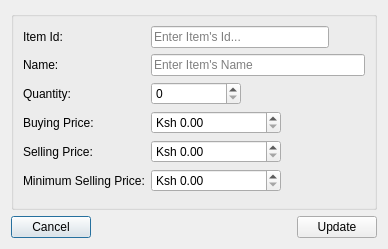
<?xml version="1.0" encoding="UTF-8"?>
<ui version="4.0">
 <class>dlgEdit</class>
 <widget class="QDialog" name="dlgEdit">
  <property name="geometry">
   <rect>
    <x>0</x>
    <y>0</y>
    <width>388</width>
    <height>226</height>
   </rect>
  </property>
  <property name="windowTitle">
   <string>Edit Item</string>
  </property>
  <layout class="QVBoxLayout" name="verticalLayout">
   <item>
    <widget class="QGroupBox" name="formGroupBox">
     <property name="title">
      <string/>
     </property>
     <layout class="QFormLayout" name="formLayout">
      <item row="0" column="0">
       <widget class="QLabel" name="label">
        <property name="text">
         <string>Item Id:</string>
        </property>
       </widget>
      </item>
      <item row="0" column="1">
       <widget class="QLineEdit" name="txtId">
        <property name="maximumSize">
         <size>
          <width>178</width>
          <height>16777215</height>
         </size>
        </property>
        <property name="placeholderText">
         <string>Enter Item's Id...</string>
        </property>
       </widget>
      </item>
      <item row="1" column="0">
       <widget class="QLabel" name="label_2">
        <property name="text">
         <string>Name:</string>
        </property>
       </widget>
      </item>
      <item row="1" column="1">
       <widget class="QLineEdit" name="txtName">
        <property name="placeholderText">
         <string>Enter Item's Name</string>
        </property>
       </widget>
      </item>
      <item row="3" column="0">
       <widget class="QLabel" name="label_3">
        <property name="text">
         <string>Buying Price:</string>
        </property>
       </widget>
      </item>
      <item row="3" column="1">
       <widget class="QSpinBox" name="spnBuyingPrice">
        <property name="maximumSize">
         <size>
          <width>130</width>
          <height>16777215</height>
         </size>
        </property>
        <property name="suffix">
         <string>.00</string>
        </property>
        <property name="prefix">
         <string>Ksh </string>
        </property>
        <property name="maximum">
         <number>9999</number>
        </property>
       </widget>
      </item>
      <item row="4" column="0">
       <widget class="QLabel" name="label_4">
        <property name="text">
         <string>Selling Price:</string>
        </property>
       </widget>
      </item>
      <item row="4" column="1">
       <widget class="QSpinBox" name="spnSellingPrice">
        <property name="maximumSize">
         <size>
          <width>130</width>
          <height>16777215</height>
         </size>
        </property>
        <property name="suffix">
         <string>.00</string>
        </property>
        <property name="prefix">
         <string>Ksh </string>
        </property>
        <property name="maximum">
         <number>9999</number>
        </property>
       </widget>
      </item>
      <item row="5" column="0">
       <widget class="QLabel" name="label_5">
        <property name="text">
         <string>Minimum Selling Price:</string>
        </property>
       </widget>
      </item>
      <item row="5" column="1">
       <widget class="QSpinBox" name="spnMinimumSellingPrice">
        <property name="maximumSize">
         <size>
          <width>130</width>
          <height>16777215</height>
         </size>
        </property>
        <property name="suffix">
         <string>.00</string>
        </property>
        <property name="prefix">
         <string>Ksh </string>
        </property>
        <property name="maximum">
         <number>9999</number>
        </property>
       </widget>
      </item>
      <item row="8" column="0" colspan="2">
       <spacer name="verticalSpacer">
        <property name="orientation">
         <enum>Qt::Vertical</enum>
        </property>
        <property name="sizeHint" stdset="0">
         <size>
          <width>20</width>
          <height>40</height>
         </size>
        </property>
       </spacer>
      </item>
      <item row="2" column="1">
       <widget class="QSpinBox" name="spnQuantity">
        <property name="maximumSize">
         <size>
          <width>90</width>
          <height>16777215</height>
         </size>
        </property>
        <property name="maximum">
         <number>9999</number>
        </property>
       </widget>
      </item>
      <item row="2" column="0">
       <widget class="QLabel" name="label_6">
        <property name="text">
         <string>Quantity:</string>
        </property>
       </widget>
      </item>
     </layout>
    </widget>
   </item>
   <item>
    <layout class="QHBoxLayout" name="horizontalLayout">
     <item>
      <widget class="QPushButton" name="btnCancel">
       <property name="text">
        <string>Cancel</string>
       </property>
       <property name="icon">
        <iconset resource="../../stock_manager.qrc">
         <normaloff>:/icons/cross.svg</normaloff>:/icons/cross.svg</iconset>
       </property>
      </widget>
     </item>
     <item>
      <spacer name="horizontalSpacer">
       <property name="orientation">
        <enum>Qt::Horizontal</enum>
       </property>
       <property name="sizeHint" stdset="0">
        <size>
         <width>40</width>
         <height>20</height>
        </size>
       </property>
      </spacer>
     </item>
     <item>
      <widget class="QPushButton" name="btnUpdate">
       <property name="text">
        <string>Update</string>
       </property>
       <property name="icon">
        <iconset resource="../../stock_manager.qrc">
         <normaloff>:/icons/clockwise.svg</normaloff>:/icons/clockwise.svg</iconset>
       </property>
      </widget>
     </item>
    </layout>
   </item>
  </layout>
 </widget>
 <resources>
  <include location="../../stock_manager.qrc"/>
 </resources>
 <connections>
  <connection>
   <sender>btnCancel</sender>
   <signal>clicked()</signal>
   <receiver>dlgEdit</receiver>
   <slot>reject()</slot>
   <hints>
    <hint type="sourcelabel">
     <x>77</x>
     <y>196</y>
    </hint>
    <hint type="destinationlabel">
     <x>146</x>
     <y>201</y>
    </hint>
   </hints>
  </connection>
 </connections>
</ui>
